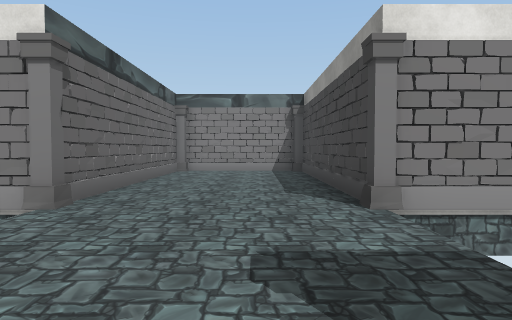
View 1 (above)

16 first-person views from a walk through a 3-D level made in the Unity game engine. The camera is 1.4 m above the floor, tilts 2° down and sees 75° across. The floor is counted in squares, 2 m on a side. Each view is taken from the middle of a square. On the plan, view 1 faces up. The plan holds only what a view shows up to about 10 squares ahead; the rest is blank. The player is left out. Some surface patterns are stand-ins.

View 2
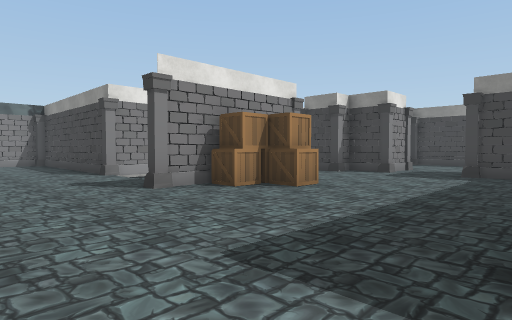

View 3
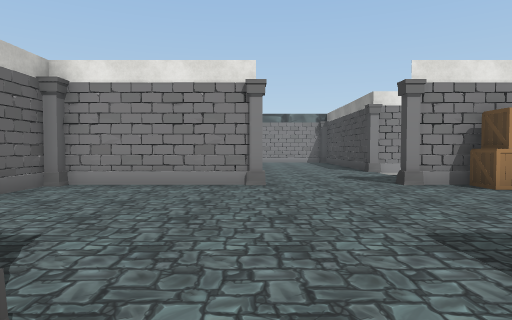

View 4
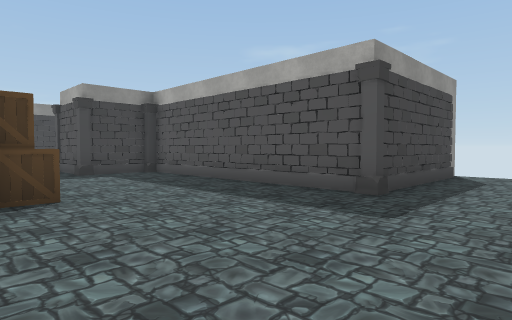

View 5
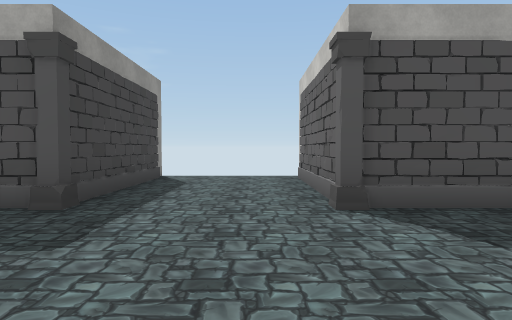

View 6
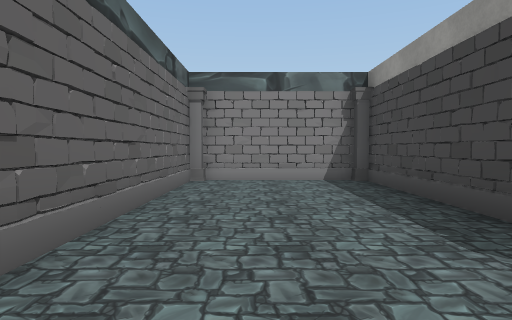

View 7
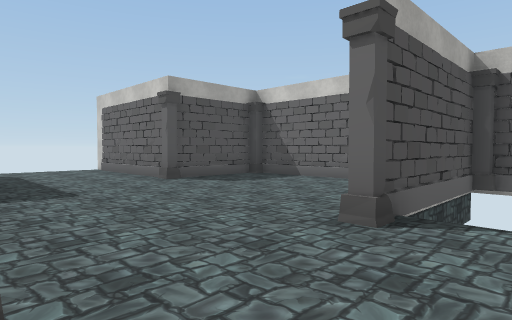

View 8
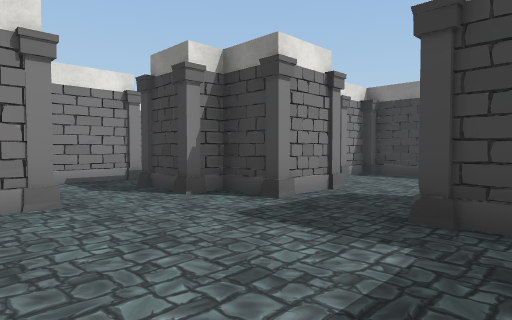

View 9
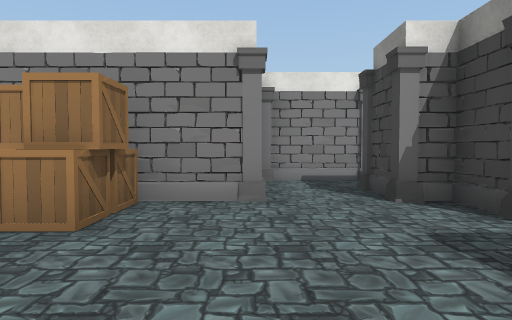

View 10
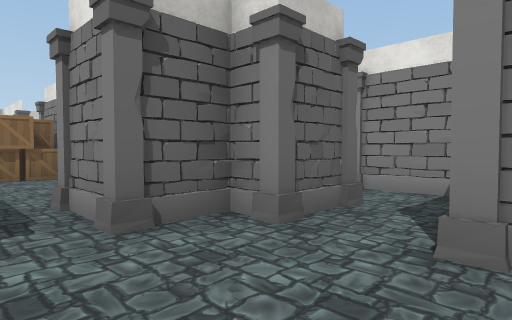

View 11
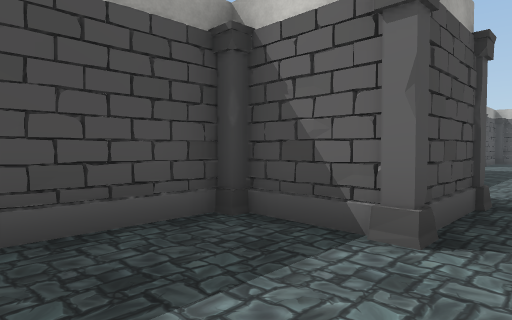

View 12
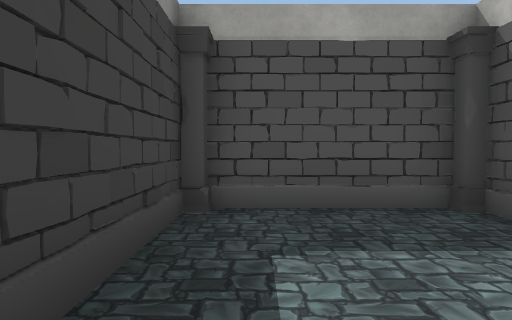

View 13
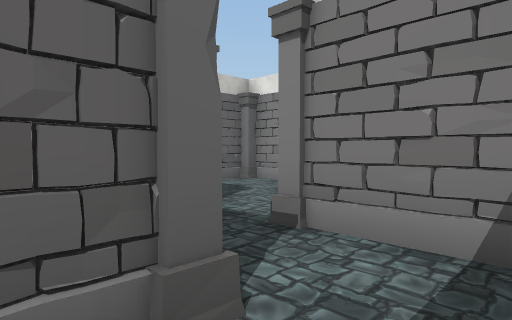

View 14
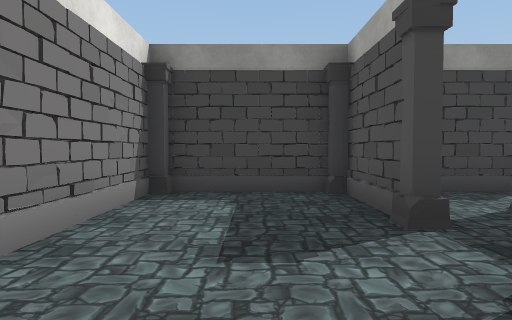

View 15
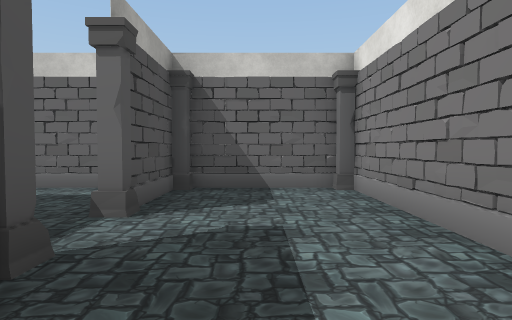

View 16
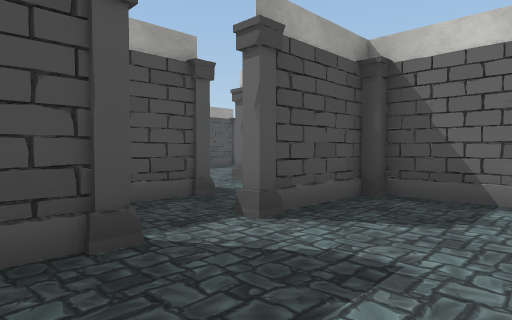

### Floor plan
Ten units are one square. View 1 is at (0, 0); x grows to the right and y downward. Boxes are objects, and circles mark ways between rooms. Rooms are numbered by the first view taken in them; rooms with no view inside come last. Other rooms are left out.
<svg viewBox="-70 -110 203 210">
<path fill="none" stroke="#000" d="M-24 -4 -55 -4M46 -4 14 -4M14 -42 14 -104 -24 -104 -24 -39M51 -23 51 -15M76 6 76 -5M-30 54 -30 95M-59 5 -59 49 -34 49M74 -34 55 -34M73 45 73 29 86 29M98 -4 74 -4M3 95 3 49 65 49M94 34 94 48M125 -4 116 -4M105 49 125 49M94 -5 94 0M92 -5 92 6M128 45 128 5M94 -36 105 -36M106 -34 95 -34M114 -37 114 -65M98 -17 98 -4M75 -18 81 -18M105 -67 51 -67 51 -45M55 -36 74 -36M114 -7 114 -20"/>
<rect x="-65" y="-5" width="10" height="10" fill="#bbb"><title>column</title></rect>
<rect x="-65" y="-15" width="10" height="10" fill="#bbb"><title>column</title></rect>
<rect x="-35" y="45" width="10" height="10" fill="#bbb"><title>column</title></rect>
<rect x="-25" y="-15" width="10" height="10" fill="#bbb"><title>column</title></rect>
<rect x="-25" y="-45" width="10" height="10" fill="#bbb"><title>column</title></rect>
<rect x="-25" y="-105" width="10" height="10" fill="#bbb"><title>column</title></rect>
<rect x="-5" y="45" width="10" height="10" fill="#bbb"><title>column</title></rect>
<rect x="5" y="-15" width="10" height="10" fill="#bbb"><title>column</title></rect>
<rect x="5" y="-45" width="10" height="10" fill="#bbb"><title>column</title></rect>
<rect x="5" y="-105" width="10" height="10" fill="#bbb"><title>column</title></rect>
<rect x="15" y="-5" width="20" height="20" fill="#bbb"><title>crate</title></rect>
<rect x="45" y="-15" width="10" height="10" fill="#bbb"><title>column</title></rect>
<rect x="45" y="-35" width="10" height="10" fill="#bbb"><title>column</title></rect>
<rect x="45" y="-45" width="10" height="10" fill="#bbb"><title>column</title></rect>
<rect x="65" y="45" width="10" height="10" fill="#bbb"><title>column</title></rect>
<rect x="65" y="25" width="10" height="10" fill="#bbb"><title>column</title></rect>
<rect x="65" y="-15" width="10" height="10" fill="#bbb"><title>column</title></rect>
<rect x="65" y="-25" width="10" height="10" fill="#bbb"><title>column</title></rect>
<rect x="75" y="5" width="10" height="10" fill="#bbb"><title>column</title></rect>
<rect x="85" y="5" width="10" height="10" fill="#bbb"><title>column</title></rect>
<rect x="85" y="25" width="10" height="10" fill="#bbb"><title>column</title></rect>
<rect x="95" y="45" width="10" height="10" fill="#bbb"><title>column</title></rect>
<rect x="95" y="-5" width="10" height="10" fill="#bbb"><title>column</title></rect>
<rect x="105" y="-5" width="10" height="10" fill="#bbb"><title>column</title></rect>
<rect x="75" y="-45" width="10" height="20" fill="#bbb"><title>column</title></rect>
<rect x="85" y="-45" width="10" height="10" fill="#bbb"><title>column</title></rect>
<rect x="95" y="-25" width="10" height="10" fill="#bbb"><title>column</title></rect>
<rect x="105" y="-45" width="10" height="10" fill="#bbb"><title>column</title></rect>
<rect x="105" y="-75" width="10" height="10" fill="#bbb"><title>column</title></rect>
<circle cx="85" cy="15" r="3" fill="#2a7"/>
<circle cx="80" cy="-30" r="3" fill="#2a7"/>
<circle cx="105" cy="-15" r="3" fill="#2a7"/>
<text x="10" y="0">1</text>
<text x="110" y="20">2</text>
<text x="90" y="-40">3</text>
</svg>
Room 1 opens to room 2. Room 1 opens to room 3. Room 2 opens to room 3.

Where each view was taken, in squares from view 1:
view 1: 0 up, 0 right, facing up
view 2: 5 down, 2 left, facing up-right
view 3: 6 down, 2 left, facing up
view 4: 0 up, 2 left, facing down-right
view 5: 1 down, 2 left, facing down
view 6: 3 up, 1 left, facing up
view 7: 2 up, 1 right, facing down-left
view 8: 4 down, 4 right, facing up-right
view 9: 4 down, 5 right, facing up
view 10: 2 down, 12 right, facing up-left
view 11: 2 down, 12 right, facing down-left
view 12: 1 down, 12 right, facing down
view 13: 1 up, 11 right, facing up-left
view 14: 5 up, 6 right, facing right
view 15: 5 up, 11 right, facing left
view 16: 6 up, 10 right, facing down-left
